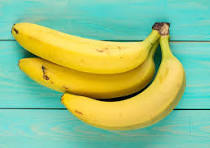
#> input picture pisang3.jpeg, 210 x 148 px
$ python banana_detection.py
#> lines starting #> are read from the running program, lines starting #| are printed output that depends on the picture; after the words box and inside, x2 and y2 are one past the last pixel; in counts of white or black regions, pixels touching at a corner belong together
import cv2
import numpy as np

# Fungsi untuk mendeteksi warna dan bentuk pisang
def detect_banana(image_path):
    # Membaca gambar
#> called with image_path = 'pisang3.jpeg'
    image = cv2.imread(image_path)
#> image is the input picture: shape (148, 210, 3); mean B, G, R 132.1, 193, 150

    # Mengkonversi gambar ke ruang warna HSV
    hsv_image = cv2.cvtColor(image, cv2.COLOR_BGR2HSV)
#> hsv_image: shape (148, 210, 3); mean H, S, V 60.6, 147.9, 205.8

    # Rentang warna kuning dalam ruang warna HSV
    lower_yellow = np.array([20, 100, 100])
    upper_yellow = np.array([30, 255, 255])

    # Membuat mask yang akan menunjukkan di mana warna kuning ada pada gambar
    mask = cv2.inRange(hsv_image, lower_yellow, upper_yellow)
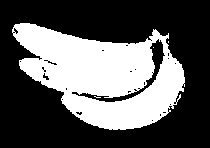
#> mask: shape (148, 210); 35.8% white; 4 white regions (3 under 20 px)

    # Menerapkan mask pada gambar asli
    result = cv2.bitwise_and(image, image, mask=mask)
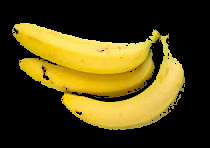
#> result: shape (148, 210, 3); mean B, G, R 20.1, 68.8, 81

    # Mengonversi gambar hasil deteksi ke citra abu-abu
    gray_result = cv2.cvtColor(result, cv2.COLOR_BGR2GRAY)
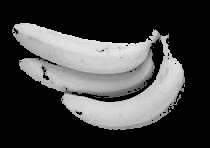
#> gray_result: shape (148, 210); min 0, max 233, mean 66.9

    # Menggunakan deteksi kontur untuk menemukan bentuk pisang
    contours, _ = cv2.findContours(gray_result, cv2.RETR_EXTERNAL, cv2.CHAIN_APPROX_SIMPLE)
#> contours = 2 contours, 1 with area under 20; largest, box (x1, y1, x2, y2) and area: (12, 23, 185, 130) 11602

    # Menggambar kontur pada gambar asli
    cv2.drawContours(image, contours, -1, (0, 255, 0), 2)
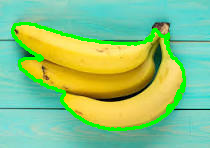
#> image: shape (148, 210, 3); 6.1% of pixels changed, all inside (x1, y1, x2, y2) = (11, 22, 186, 131)

    # Menampilkan gambar asli, hasil deteksi warna, dan bentuk pisang
    cv2.imshow('Original Image', image)
    cv2.imshow('Banana Color Detected', result)

    # Menunggu tombol apapun ditekan untuk keluar
    cv2.waitKey(0)
    cv2.destroyAllWindows()

# Jalankan fungsi dengan path ke gambar pisang Anda
detect_banana('pisang3.jpeg')

$ run again, with pisang2.jpeg copied over pisang3.jpeg
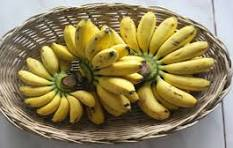
#> input picture pisang2.jpeg, 233 x 148 px
#> in detect_banana, image is the input picture: shape (148, 233, 3); mean B, G, R 91.6, 132.3, 145.4
#> hsv_image: shape (148, 233, 3); mean H, S, V 34.5, 110.4, 147.4
#> in detect_banana, `mask = cv2.inRange(hsv_image, lower_yellow, upper_yellow)`:
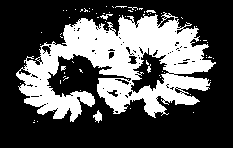
#> mask: shape (148, 233); 32.7% white; 67 white regions (62 under 20 px)
#> contours = 61 contours, 59 with area under 20; largest, box (x1, y1, x2, y2) and area: (16, 12, 216, 122) 11666, (93, 110, 102, 123) 48
#> in detect_banana, `cv2.drawContours(image, contours, -1, (0, 255, 0), 2)`:
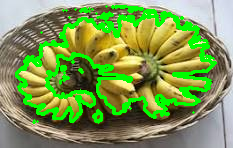
#> image: shape (148, 233, 3); 15.4% of pixels changed, all inside (x1, y1, x2, y2) = (15, 5, 217, 124)
